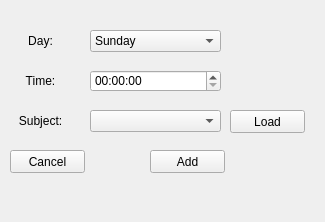
<?xml version="1.0" encoding="UTF-8"?>
<ui version="4.0">
 <class>Schedule</class>
 <widget class="QWidget" name="Schedule">
  <property name="geometry">
   <rect>
    <x>0</x>
    <y>0</y>
    <width>325</width>
    <height>222</height>
   </rect>
  </property>
  <property name="windowTitle">
   <string>Form</string>
  </property>
  <widget class="QLabel" name="label_Days">
   <property name="geometry">
    <rect>
     <x>10</x>
     <y>30</y>
     <width>61</width>
     <height>21</height>
    </rect>
   </property>
   <property name="text">
    <string>Day:</string>
   </property>
   <property name="alignment">
    <set>Qt::AlignCenter</set>
   </property>
  </widget>
  <widget class="QComboBox" name="comboBox_Days">
   <property name="geometry">
    <rect>
     <x>90</x>
     <y>30</y>
     <width>131</width>
     <height>22</height>
    </rect>
   </property>
   <item>
    <property name="text">
     <string>Sunday</string>
    </property>
   </item>
   <item>
    <property name="text">
     <string>Monday</string>
    </property>
   </item>
   <item>
    <property name="text">
     <string>Tuesday</string>
    </property>
   </item>
   <item>
    <property name="text">
     <string>Wednesday</string>
    </property>
   </item>
   <item>
    <property name="text">
     <string>Thursday</string>
    </property>
   </item>
   <item>
    <property name="text">
     <string>Friday</string>
    </property>
   </item>
   <item>
    <property name="text">
     <string>Saturday</string>
    </property>
   </item>
  </widget>
  <widget class="QLabel" name="label_Time">
   <property name="geometry">
    <rect>
     <x>10</x>
     <y>70</y>
     <width>61</width>
     <height>21</height>
    </rect>
   </property>
   <property name="text">
    <string>Time:</string>
   </property>
   <property name="alignment">
    <set>Qt::AlignCenter</set>
   </property>
  </widget>
  <widget class="QTimeEdit" name="timeEdit">
   <property name="geometry">
    <rect>
     <x>90</x>
     <y>70</y>
     <width>131</width>
     <height>22</height>
    </rect>
   </property>
  </widget>
  <widget class="QLabel" name="label_Subject">
   <property name="geometry">
    <rect>
     <x>10</x>
     <y>110</y>
     <width>61</width>
     <height>21</height>
    </rect>
   </property>
   <property name="text">
    <string>Subject:</string>
   </property>
   <property name="alignment">
    <set>Qt::AlignCenter</set>
   </property>
  </widget>
  <widget class="QComboBox" name="comboBox_Subject">
   <property name="geometry">
    <rect>
     <x>90</x>
     <y>110</y>
     <width>131</width>
     <height>22</height>
    </rect>
   </property>
  </widget>
  <widget class="QPushButton" name="pushButton_Load">
   <property name="geometry">
    <rect>
     <x>230</x>
     <y>110</y>
     <width>75</width>
     <height>23</height>
    </rect>
   </property>
   <property name="text">
    <string>Load</string>
   </property>
  </widget>
  <widget class="QPushButton" name="pushButton_Add">
   <property name="geometry">
    <rect>
     <x>150</x>
     <y>150</y>
     <width>75</width>
     <height>23</height>
    </rect>
   </property>
   <property name="text">
    <string>Add</string>
   </property>
  </widget>
  <widget class="QPushButton" name="pushButton_Cancel">
   <property name="geometry">
    <rect>
     <x>10</x>
     <y>150</y>
     <width>75</width>
     <height>23</height>
    </rect>
   </property>
   <property name="text">
    <string>Cancel</string>
   </property>
  </widget>
 </widget>
 <resources/>
 <connections/>
</ui>
